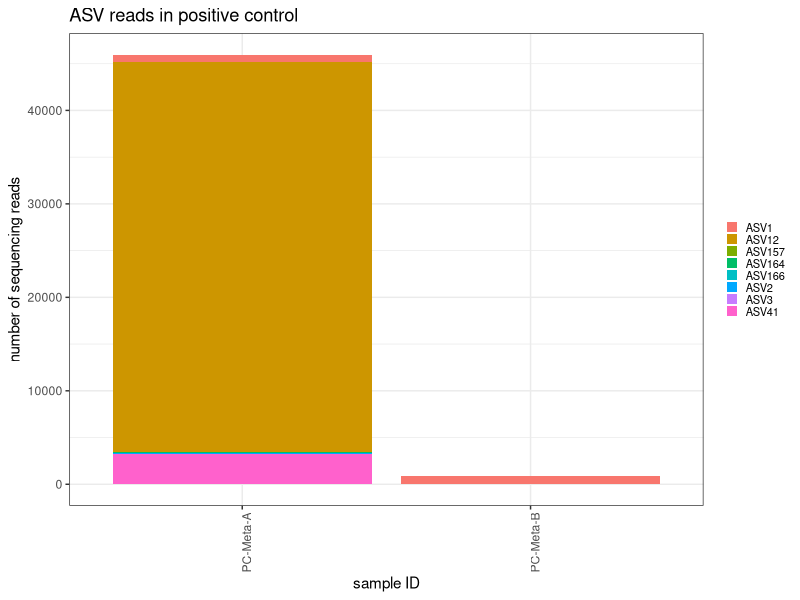
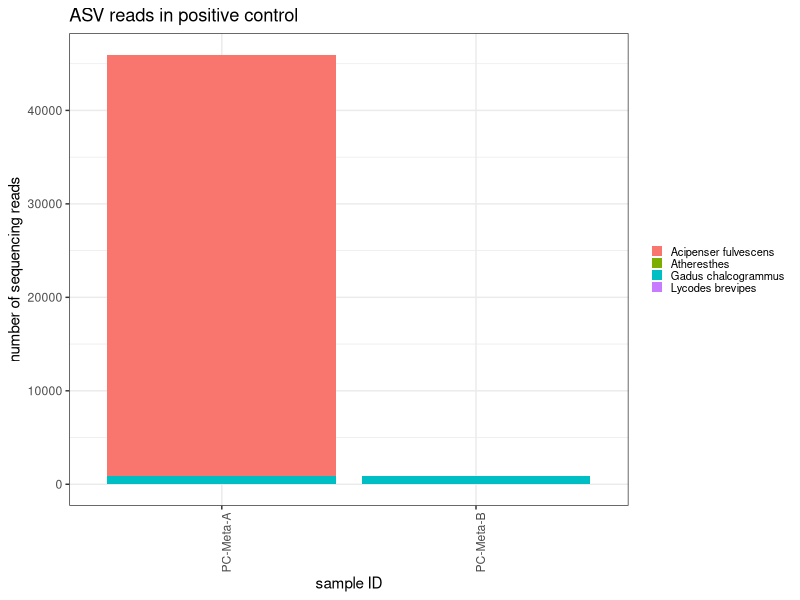
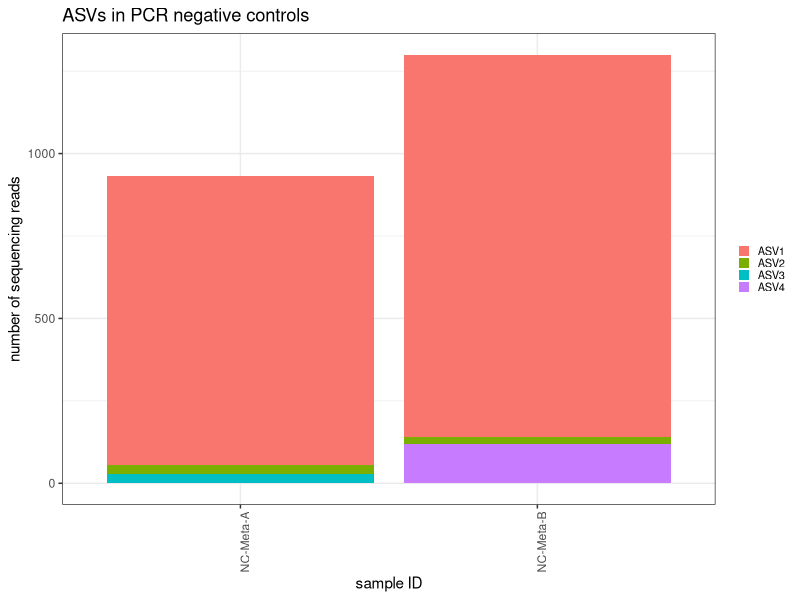
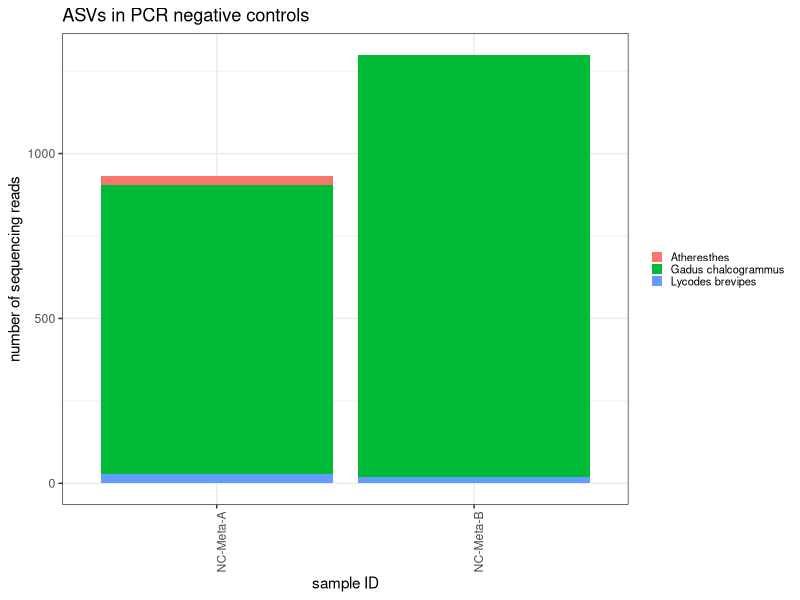
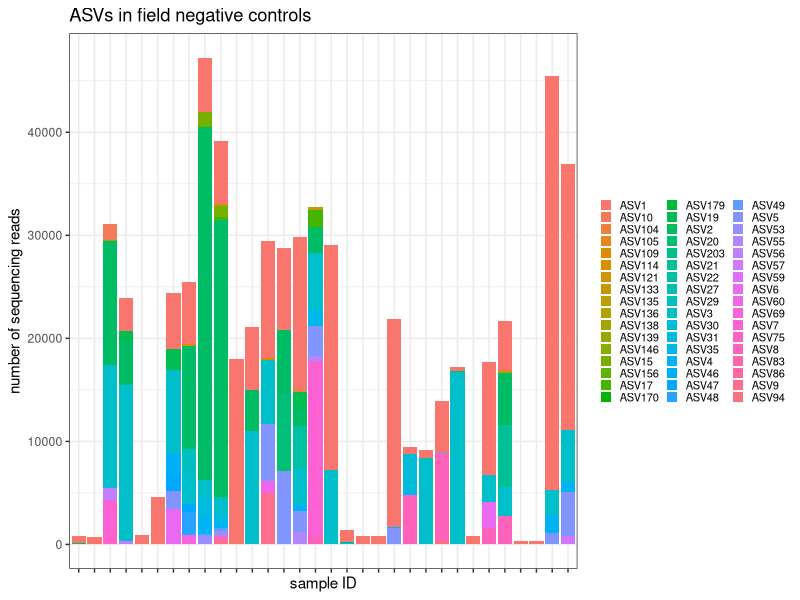
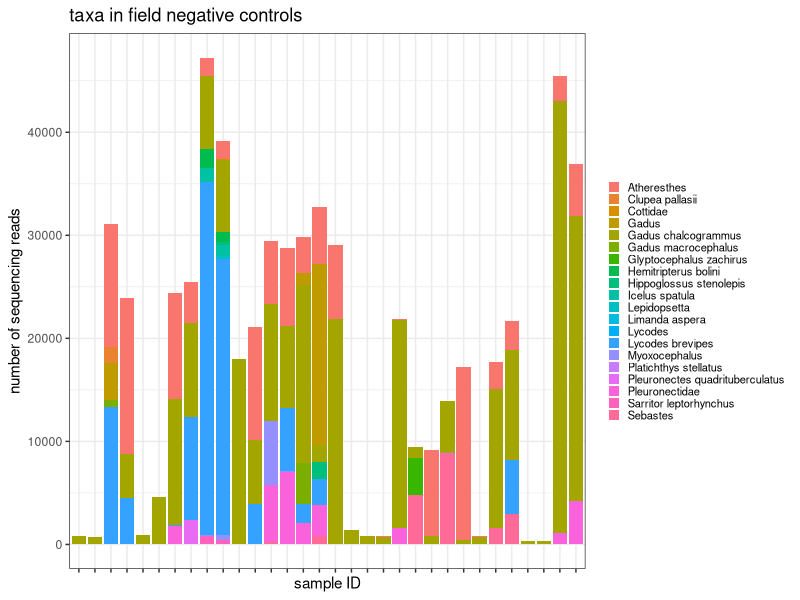
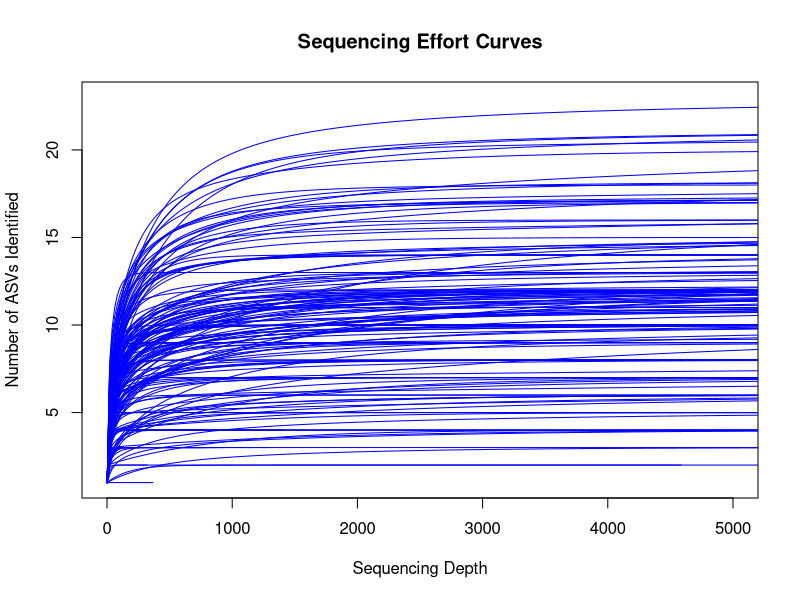

These figures' R source, in order:
## ---- chunk 1
library(tidyverse)
library(ggplot2)
library(here)
## ---- chunk 2
## load taxonomic assignments
assignments <- read.csv(here("tax_outputs", "collapsed_taxonomy.csv")) %>% unique() %>% select(!X)

## load LULU output
map <- read.csv(here("ref", "asvmap_lulu98.csv")) %>%
  rename(ASV = X)

## merge 
join <- map %>%
  left_join(assignments, by = "ASV") %>%
  rename(ASV_taxon = taxon) %>%
  select(ASV:curated, ASV_taxon) %>%
  left_join(assignments, by = c("parent_id" = "ASV")) %>%
  rename(parent_taxon = taxon) %>%
  select(ASV:ASV_taxon, parent_taxon)

mismatches <- join %>%
  filter(ASV_taxon != parent_taxon)

mismatches_species <- mismatches %>%
  filter(str_detect(ASV_taxon, " "))
# keep species-level tax assignments that lulu merged to higher classification...
# in other words, use ASV_taxon here

keeper_1 <- mismatches_species$ASV

mismatches_parent_notspecies <- mismatches %>%
  filter(!str_detect(parent_taxon, " ")) %>%
## use ASV_taxon for these too, except when parent_taxon == "Pleuronectidae"
  filter(parent_taxon == "Pleuronectidae")

keeper_2 <- mismatches_parent_notspecies$ASV
keeper_all <- unique(c(keeper_1, keeper_2))

## otherwise, use the parent ASV id  
## ---- chunk 3
map_updated <- map %>%
  select(!spread) %>%
  select(!rank) %>%
  mutate(parent_id = ifelse(ASV %in% keeper_all, ASV, parent_id),
         curated = ifelse(ASV %in% keeper_all, "updated", curated))
## ---- chunk 4
asv_table <- read.csv(here("dada2_blastn_outputs", "ASVtable.csv")) %>%
  rename(sample_id = X) %>%
  pivot_longer(cols = -1, names_to = "ASV", values_to = "reads") %>%
  filter(reads > 0) %>%
  left_join(map_updated, by = "ASV") %>%
  select(!total) %>%
  select(!curated) %>%
  rename(ASV_for_tax_ID = parent_id) %>%
  left_join(assignments, by = c("ASV_for_tax_ID" = "ASV"))
## ---- chunk 5
asv_table_filter1 <- asv_table %>%
  filter(!is.na(taxon))

removed_asvs <- anti_join(asv_table, asv_table_filter1) %>%
  group_by(ASV) %>%
  summarize(total_reads = sum(reads)) %>%
  arrange(desc(total_reads))
removed_asvs

#how many ASVs and total reads removed because of no tax assignment? 
nrow(removed_asvs)
sum(removed_asvs$total_reads)
#proportion of reads removed because of no taxonomic assignment
sum(removed_asvs$total_reads)/sum(asv_table$reads)
## ---- chunk 6
asv_table_filter1 %>% filter(class != "Actinopteri") %>% filter(reads > 0) %>%
  group_by(taxon) %>%
  summarize(total_reads = sum(reads),
            n_pcr_reps = n_distinct(sample_id))
## ---- chunk 7
asv_table_filter2 <- asv_table_filter1 %>%
  filter(class == "Actinopteri") 
## ---- chunk 8
track <- read.csv(here("dada2_blastn_outputs", "track.csv")) %>%
  rename(sample_id = X)

reads_per_sample <- asv_table_filter2 %>%
  group_by(sample_id) %>%
  summarize(tax_reads = sum(reads))

track <- track %>%
  left_join(reads_per_sample) %>%
  mutate(tax_reads = ifelse(is.na(tax_reads), 0, tax_reads))
## ---- chunk 9
metadata <- read.csv(here("BeringSea2024_metaprobes_metadata.csv"))
## ---- chunk 10
asv_table_filter2 <- asv_table_filter2 %>%
  mutate(extraction_ID = sub("-.*$", "", sample_id)) %>%
  mutate(extraction_ID = ifelse(sample_id == "NC-Meta-A", "NC_Meta", extraction_ID),
         extraction_ID = ifelse(sample_id == "NC-Meta-B", "NC_Meta", extraction_ID),
         extraction_ID = ifelse(sample_id == "PC-Meta-A", "PC_Meta", extraction_ID),
         extraction_ID = ifelse(sample_id == "PC-Meta-B", "PC_Meta", extraction_ID))

asv_table_with_sample_type <- metadata %>%
  dplyr::select(extraction_ID, sample_type) %>%
  left_join(asv_table_filter2, by = "extraction_ID")
## ---- chunk 11
asv_table_with_sample_type %>%
  filter(reads > 0) %>%
  filter(sample_type == "positive") %>%
  ggplot(aes(x=sample_id, y=reads, fill=ASV)) +
  geom_bar(stat = "identity") + 
    theme_bw() +
  labs(
    y = "number of sequencing reads",
    x = "sample ID",
    title = "ASV reads in positive control") + 
  theme(
    axis.text.x = element_text(angle = 90, hjust = 0.95),
    legend.text = element_text(size = 8),
    legend.key.size = unit(0.3, "cm"),
    legend.position = "right",
    #legend.position = "none",
    legend.title = element_blank()
  )

asv_table_with_sample_type %>%
  filter(reads > 0) %>%
  filter(sample_type == "positive") %>%
  ggplot(aes(x=sample_id, y=reads, fill=taxon)) +
  geom_bar(stat = "identity") + 
    theme_bw() +
  labs(
    y = "number of sequencing reads",
    x = "sample ID",
    title = "ASV reads in positive control") + 
  theme(
    axis.text.x = element_text(angle = 90, hjust = 0.95),
    legend.text = element_text(size = 8),
    legend.key.size = unit(0.3, "cm"),
    legend.position = "right",
    #legend.position = "none",
    legend.title = element_blank()
  )
## ---- chunk 12
prop_asvs_in_positives <- asv_table_with_sample_type %>%
  filter(reads > 0) %>%
  filter(sample_id == "PC-Meta-A") %>%
  group_by(sample_id) %>%
  mutate(TotalReadsPerSample = sum(reads)) %>%
  mutate(Prop = reads/TotalReadsPerSample) %>%
  group_by(ASV) %>%
  summarise(max_prop = max(Prop)) %>%
  arrange(desc(max_prop)) 
prop_asvs_in_positives
## ---- chunk 13
indexhop_table <- asv_table_with_sample_type %>%
  group_by(sample_id) %>%
  mutate(TotalReadsPerSample = sum(reads, na.rm = T)) %>%
  left_join(prop_asvs_in_positives, by = c("ASV")) %>%
  mutate(IndexHoppingReads = TotalReadsPerSample*max_prop) %>%
  mutate(IndexHoppingReads = if_else(is.na(IndexHoppingReads), 0, IndexHoppingReads)) %>%
  mutate(IndexHoppingReads = as.integer(IndexHoppingReads)) %>%
  mutate(reads_IndexHop_removed = reads - IndexHoppingReads) %>%
  mutate(reads_IndexHop_removed = if_else(reads_IndexHop_removed < 0, 0, reads_IndexHop_removed))
head(indexhop_table)
## ---- chunk 14
asv_table_filter3 <- indexhop_table %>%
  dplyr::select(!reads) %>%
  dplyr::select(!TotalReadsPerSample) %>%
  dplyr::select(!max_prop) %>%
  dplyr::select(!IndexHoppingReads) %>%
  dplyr::rename(reads = reads_IndexHop_removed)
## ---- chunk 15
asv_table_filter3 %>%
  filter(reads > 0) %>%
  filter(sample_type == "pcr_blank") 

asv_table_filter3 %>%
  filter(reads > 0) %>%
  filter(sample_type == "pcr_blank") %>%
  ggplot(aes(x=sample_id, y=reads, fill=ASV)) +
  geom_bar(stat = "identity") + 
    theme_bw() +
  labs(
    y = "number of sequencing reads",
    x = "sample ID",
    title = "ASVs in PCR negative controls") + 
  theme(
    axis.text.x = element_text(angle = 90, hjust = 0.95),
    #axis.text.x = element_blank(),
    legend.text = element_text(size = 8),
    legend.key.size = unit(0.3, "cm"),
    legend.position = "right",
    #legend.position = "none",
    legend.title = element_blank()
  )

asv_table_filter3 %>%
  filter(reads > 0) %>%
  filter(sample_type == "pcr_blank") %>%
  ggplot(aes(x=sample_id, y=reads, fill=taxon)) +
  geom_bar(stat = "identity") + 
    theme_bw() +
  labs(
    y = "number of sequencing reads",
    x = "sample ID",
    title = "ASVs in PCR negative controls") + 
  theme(
    axis.text.x = element_text(angle = 90, hjust = 0.95),
    #axis.text.x = element_blank(),
    legend.text = element_text(size = 8),
    legend.key.size = unit(0.3, "cm"),
    legend.position = "right",
    #legend.position = "none",
    legend.title = element_blank()
  )
## ---- chunk 16
asv_table_filter3 %>%
  filter(reads > 0) %>%
  filter(sample_type == "field_blank") %>%
  ggplot(aes(x=sample_id, y=reads, fill=ASV)) +
  geom_bar(stat = "identity") + 
    theme_bw() +
  labs(
    y = "number of sequencing reads",
    x = "sample ID",
    title = "ASVs in field negative controls") + 
  theme(
    #axis.text.x = element_text(angle = 90, hjust = 0.95),
    axis.text.x = element_blank(),
    legend.text = element_text(size = 8),
    legend.key.size = unit(0.3, "cm"),
    legend.position = "right",
    #legend.position = "none",
    legend.title = element_blank()
  )

asv_table_filter3 %>%
  filter(reads > 0) %>%
  filter(sample_type == "field_blank") %>%
  ggplot(aes(x=sample_id, y=reads, fill=taxon)) +
  geom_bar(stat = "identity") + 
    theme_bw() +
  labs(
    y = "number of sequencing reads",
    x = "sample ID",
    title = "taxa in field negative controls") + 
  theme(
    #axis.text.x = element_text(angle = 90, hjust = 0.95),
    axis.text.x = element_blank(),
    legend.text = element_text(size = 8),
    legend.key.size = unit(0.3, "cm"),
    legend.position = "right",
    #legend.position = "none",
    legend.title = element_blank()
  )
## ---- chunk 17
library(vegan)

asv_table_wide <- asv_table_filter3 %>%
  select(sample_id, ASV, reads) %>%
  filter(!is.na(reads)) %>%
  mutate(reads = as.integer(reads)) %>%
  pivot_wider(names_from = ASV, values_from = reads, values_fill = 0)

sample_ids <- asv_table_wide$sample_id

asv_table_wide <- asv_table_wide %>%
  ungroup() %>%
  select(-sample_id)

## plots the figure
rarecurve(asv_table_wide, step = 20, col = "blue", label = FALSE, 
          main = "Sequencing Effort Curves",
          xlab = "Sequencing Depth", ylab = "Number of ASVs Identified",
          xlim = c(0,5000))
## ---- chunk 18
read_summary <- asv_table_filter3 %>%
  filter(!is.na(reads)) %>%
  group_by(sample_id, sample_type) %>%
  summarize(tot_reads = sum(reads)) %>%
  arrange(desc(tot_reads)) %>%
  group_by(sample_type) %>%
  summarize(atleast0 = sum(tot_reads >= 0),
            atleast100 = sum(tot_reads >= 100),
            atleast500 = sum(tot_reads >= 500),
            atleast1k = sum(tot_reads >= 1000),
            atleast2k = sum(tot_reads >= 2000))
read_summary
## ---- chunk 19
asv_table_filter4 <- asv_table_filter3 %>%
  group_by(sample_id) %>%
  mutate(tot_reads = sum(reads)) %>%
  filter(tot_reads >= 2000)
## ---- chunk 20
#saveRDS(asv_table_filter4, file = here("decon_outputs", "decontaminated_asv_table.RDS"))
## ---- chunk 21
reads_per_sample_decon <- asv_table_filter4 %>%
  group_by(sample_id) %>%
  summarize(decon_reads = sum(reads))

track <- track %>%
  left_join(reads_per_sample_decon) %>%
  mutate(decon_reads = ifelse(is.na(decon_reads), 0, decon_reads))

#write.csv(track, here("decon_outputs", "track.csv"))
